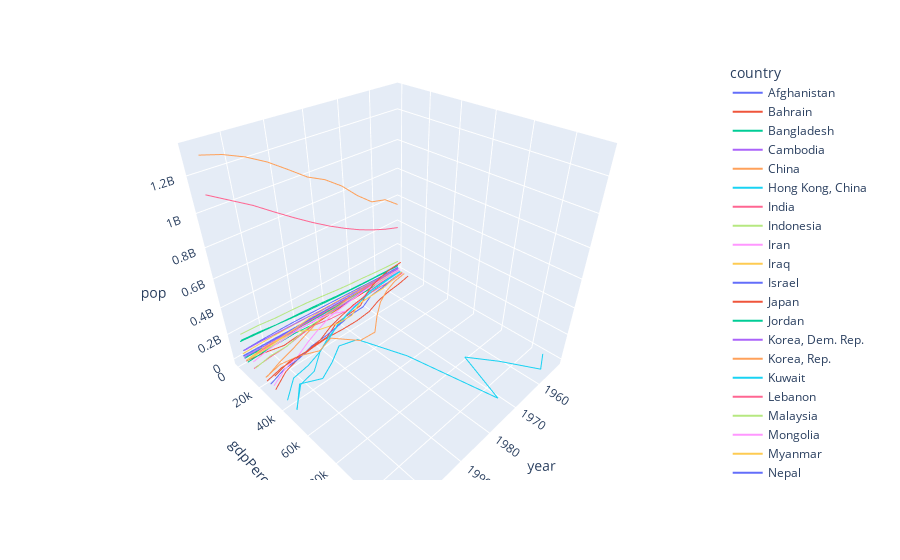

Write notebook code for a chart like this one.
### Code cell
fig.show()

### Figure 1 — Plotly figure (JSON) as saved in the notebook; plotly's stock layout.template omitted (floating-point values rounded to 4 significant figures)
{"data": [{"customdata": [[28.8], [30.33], [32.0], [34.02], [36.09], [38.44], [39.85], [40.82], [41.67], [41.76], [42.13], [43.83]], "hovertemplate": "<b>%{hovertext}</b><br><br>country=Afghanistan<br>year=%{x}<br>gdpPercap=%{y}<br>pop=%{z}<br>lifeExp=%{customdata[0]}<extra></extra>", "hovertext": ["Asia", "Asia", "Asia", "Asia", "Asia", "Asia", "Asia", "Asia", "Asia", "Asia", "Asia", "Asia"], "legendgroup": "Afghanistan", "line": {"color": "#636efa", "dash": "solid"}, "marker": {"symbol": "circle"}, "mode": "lines", "name": "Afghanistan", "scene": "scene", "showlegend": true, "type": "scatter3d", "x": [1952, 1957, 1962, 1967, 1972, 1977, 1982, 1987, 1992, 1997, 2002, 2007], "y": [779.4, 820.9, 853.1, 836.2, 740.0, 786.1, 978.0, 852.4, 649.3, 635.3, 726.7, 974.6], "z": [8425333, 9240934, 10267083, 11537966, 13079460, 14880372, 12881816, 13867957, 16317921, 22227415, 25268405, 31889923]}, {"customdata": [[50.94], [53.83], [56.92], [59.92], [63.3], [65.59], [69.05], [70.75], [72.6], [73.92], [74.8], [75.64]], "hovertemplate": "<b>%{hovertext}</b><br><br>country=Bahrain<br>year=%{x}<br>gdpPercap=%{y}<br>pop=%{z}<br>lifeExp=%{customdata[0]}<extra></extra>", "hovertext": ["Asia", "Asia", "Asia", "Asia", "Asia", "Asia", "Asia", "Asia", "Asia", "Asia", "Asia", "Asia"], "legendgroup": "Bahrain", "line": {"color": "#EF553B", "dash": "solid"}, "marker": {"symbol": "circle"}, "mode": "lines", "name": "Bahrain", "scene": "scene", "showlegend": true, "type": "scatter3d", "x": [1952, 1957, 1962, 1967, 1972, 1977, 1982, 1987, 1992, 1997, 2002, 2007], "y": [9867.0, 11640.0, 12750.0, 14800.0, 18270.0, 19340.0, 19210.0, 18520.0, 19040.0, 20290.0, 23400.0, 29800.0], "z": [120447, 138655, 171863, 202182, 230800, 297410, 377967, 454612, 529491, 598561, 656397, 708573]}, {"customdata": [[37.48], [39.35], [41.22], [43.45], [45.25], [46.92], [50.01], [52.82], [56.02], [59.41], [62.01], [64.06]], "hovertemplate": "<b>%{hovertext}</b><br><br>country=Bangladesh<br>year=%{x}<br>gdpPercap=%{y}<br>pop=%{z}<br>lifeExp=%{customdata[0]}<extra></extra>", "hovertext": ["Asia", "Asia", "Asia", "Asia", "Asia", "Asia", "Asia", "Asia", "Asia", "Asia", "Asia", "Asia"], "legendgroup": "Bangladesh", "line": {"color": "#00cc96", "dash": "solid"}, "marker": {"symbol": "circle"}, "mode": "lines", "name": "Bangladesh", "scene": "scene", "showlegend": true, "type": "scatter3d", "x": [1952, 1957, 1962, 1967, 1972, 1977, 1982, 1987, 1992, 1997, 2002, 2007], "y": [684.2, 661.6, 686.3, 721.2, 630.2, 659.9, 677.0, 752.0, 837.8, 972.8, 1136.0, 1391.0], "z": [46886859, 51365468, 56839289, 62821884, 70759295, 80428306, 93074406, 103764241, 113704579, 123315288, 135656790, 150448339]}, {"customdata": [[39.42], [41.37], [43.41], [45.41], [40.32], [31.22], [50.96], [53.91], [55.8], [56.53], [56.75], [59.72]], "hovertemplate": "<b>%{hovertext}</b><br><br>country=Cambodia<br>year=%{x}<br>gdpPercap=%{y}<br>pop=%{z}<br>lifeExp=%{customdata[0]}<extra></extra>", "hovertext": ["Asia", "Asia", "Asia", "Asia", "Asia", "Asia", "Asia", "Asia", "Asia", "Asia", "Asia", "Asia"], "legendgroup": "Cambodia", "line": {"color": "#ab63fa", "dash": "solid"}, "marker": {"symbol": "circle"}, "mode": "lines", "name": "Cambodia", "scene": "scene", "showlegend": true, "type": "scatter3d", "x": [1952, 1957, 1962, 1967, 1972, 1977, 1982, 1987, 1992, 1997, 2002, 2007], "y": [368.5, 434.0, 496.9, 523.4, 421.6, 525.0, 624.5, 683.9, 682.3, 734.3, 896.2, 1714.0], "z": [4693836, 5322536, 6083619, 6960067, 7450606, 6978607, 7272485, 8371791, 10150094, 11782962, 12926707, 14131858]}, {"customdata": [[44], [50.55], [44.5], [58.38], [63.12], [63.97], [65.53], [67.27], [68.69], [70.43], [72.03], [72.96]], "hovertemplate": "<b>%{hovertext}</b><br><br>country=China<br>year=%{x}<br>gdpPercap=%{y}<br>pop=%{z}<br>lifeExp=%{customdata[0]}<extra></extra>", "hovertext": ["Asia", "Asia", "Asia", "Asia", "Asia", "Asia", "Asia", "Asia", "Asia", "Asia", "Asia", "Asia"], "legendgroup": "China", "line": {"color": "#FFA15A", "dash": "solid"}, "marker": {"symbol": "circle"}, "mode": "lines", "name": "China", "scene": "scene", "showlegend": true, "type": "scatter3d", "x": [1952, 1957, 1962, 1967, 1972, 1977, 1982, 1987, 1992, 1997, 2002, 2007], "y": [400.4, 576.0, 487.7, 612.7, 676.9, 741.2, 962.4, 1379.0, 1656.0, 2289.0, 3119.0, 4959.0], "z": [556263527, 637408000, 665770000, 754550000, 862030000, 943455000, 1000281000, 1084035000, 1164970000, 1230075000, 1280400000, 1318683096]}, {"customdata": [[60.96], [64.75], [67.65], [70], [72], [73.6], [75.45], [76.2], [77.6], [80], [81.5], [82.21]], "hovertemplate": "<b>%{hovertext}</b><br><br>country=Hong Kong, China<br>year=%{x}<br>gdpPercap=%{y}<br>pop=%{z}<br>lifeExp=%{customdata[0]}<extra></extra>", "hovertext": ["Asia", "Asia", "Asia", "Asia", "Asia", "Asia", "Asia", "Asia", "Asia", "Asia", "Asia", "Asia"], "legendgroup": "Hong Kong, China", "line": {"color": "#19d3f3", "dash": "solid"}, "marker": {"symbol": "circle"}, "mode": "lines", "name": "Hong Kong, China", "scene": "scene", "showlegend": true, "type": "scatter3d", "x": [1952, 1957, 1962, 1967, 1972, 1977, 1982, 1987, 1992, 1997, 2002, 2007], "y": [3054.0, 3629.0, 4693.0, 6198.0, 8316.0, 11190.0, 14560.0, 20040.0, 24760.0, 28380.0, 30210.0, 39720.0], "z": [2125900, 2736300, 3305200, 3722800, 4115700, 4583700, 5264500, 5584510, 5829696, 6495918, 6762476, 6980412]}, {"customdata": [[37.37], [40.25], [43.6], [47.19], [50.65], [54.21], [56.6], [58.55], [60.22], [61.77], [62.88], [64.7]], "hovertemplate": "<b>%{hovertext}</b><br><br>country=India<br>year=%{x}<br>gdpPercap=%{y}<br>pop=%{z}<br>lifeExp=%{customdata[0]}<extra></extra>", "hovertext": ["Asia", "Asia", "Asia", "Asia", "Asia", "Asia", "Asia", "Asia", "Asia", "Asia", "Asia", "Asia"], "legendgroup": "India", "line": {"color": "#FF6692", "dash": "solid"}, "marker": {"symbol": "circle"}, "mode": "lines", "name": "India", "scene": "scene", "showlegend": true, "type": "scatter3d", "x": [1952, 1957, 1962, 1967, 1972, 1977, 1982, 1987, 1992, 1997, 2002, 2007], "y": [546.6, 590.1, 658.3, 700.8, 724.0, 813.3, 855.7, 976.5, 1164.0, 1459.0, 1747.0, 2452.0], "z": [372000000, 409000000, 454000000, 506000000, 567000000, 634000000, 708000000, 788000000, 872000000, 959000000, 1034172547, 1110396331]}, {"customdata": [[37.47], [39.92], [42.52], [45.96], [49.2], [52.7], [56.16], [60.14], [62.68], [66.04], [68.59], [70.65]], "hovertemplate": "<b>%{hovertext}</b><br><br>country=Indonesia<br>year=%{x}<br>gdpPercap=%{y}<br>pop=%{z}<br>lifeExp=%{customdata[0]}<extra></extra>", "hovertext": ["Asia", "Asia", "Asia", "Asia", "Asia", "Asia", "Asia", "Asia", "Asia", "Asia", "Asia", "Asia"], "legendgroup": "Indonesia", "line": {"color": "#B6E880", "dash": "solid"}, "marker": {"symbol": "circle"}, "mode": "lines", "name": "Indonesia", "scene": "scene", "showlegend": true, "type": "scatter3d", "x": [1952, 1957, 1962, 1967, 1972, 1977, 1982, 1987, 1992, 1997, 2002, 2007], "y": [749.7, 858.9, 849.3, 762.4, 1111.0, 1383.0, 1517.0, 1748.0, 2383.0, 3119.0, 2874.0, 3541.0], "z": [82052000, 90124000, 99028000, 109343000, 121282000, 136725000, 153343000, 169276000, 184816000, 199278000, 211060000, 223547000]}, {"customdata": [[44.87], [47.18], [49.33], [52.47], [55.23], [57.7], [59.62], [63.04], [65.74], [68.04], [69.45], [70.96]], "hovertemplate": "<b>%{hovertext}</b><br><br>country=Iran<br>year=%{x}<br>gdpPercap=%{y}<br>pop=%{z}<br>lifeExp=%{customdata[0]}<extra></extra>", "hovertext": ["Asia", "Asia", "Asia", "Asia", "Asia", "Asia", "Asia", "Asia", "Asia", "Asia", "Asia", "Asia"], "legendgroup": "Iran", "line": {"color": "#FF97FF", "dash": "solid"}, "marker": {"symbol": "circle"}, "mode": "lines", "name": "Iran", "scene": "scene", "showlegend": true, "type": "scatter3d", "x": [1952, 1957, 1962, 1967, 1972, 1977, 1982, 1987, 1992, 1997, 2002, 2007], "y": [3035.0, 3290.0, 4187.0, 5907.0, 9614.0, 11890.0, 7608.0, 6643.0, 7236.0, 8264.0, 9241.0, 11610.0], "z": [17272000, 19792000, 22874000, 26538000, 30614000, 35480679, 43072751, 51889696, 60397973, 63327987, 66907826, 69453570]}, {"customdata": [[45.32], [48.44], [51.46], [54.46], [56.95], [60.41], [62.04], [65.04], [59.46], [58.81], [57.05], [59.55]], "hovertemplate": "<b>%{hovertext}</b><br><br>country=Iraq<br>year=%{x}<br>gdpPercap=%{y}<br>pop=%{z}<br>lifeExp=%{customdata[0]}<extra></extra>", "hovertext": ["Asia", "Asia", "Asia", "Asia", "Asia", "Asia", "Asia", "Asia", "Asia", "Asia", "Asia", "Asia"], "legendgroup": "Iraq", "line": {"color": "#FECB52", "dash": "solid"}, "marker": {"symbol": "circle"}, "mode": "lines", "name": "Iraq", "scene": "scene", "showlegend": true, "type": "scatter3d", "x": [1952, 1957, 1962, 1967, 1972, 1977, 1982, 1987, 1992, 1997, 2002, 2007], "y": [4130.0, 6229.0, 8342.0, 8931.0, 9576.0, 14690.0, 14520.0, 11640.0, 3746.0, 3076.0, 4391.0, 4471.0], "z": [5441766, 6248643, 7240260, 8519282, 10061506, 11882916, 14173318, 16543189, 17861905, 20775703, 24001816, 27499638]}, {"customdata": [[65.39], [67.84], [69.39], [70.75], [71.63], [73.06], [74.45], [75.6], [76.93], [78.27], [79.7], [80.75]], "hovertemplate": "<b>%{hovertext}</b><br><br>country=Israel<br>year=%{x}<br>gdpPercap=%{y}<br>pop=%{z}<br>lifeExp=%{customdata[0]}<extra></extra>", "hovertext": ["Asia", "Asia", "Asia", "Asia", "Asia", "Asia", "Asia", "Asia", "Asia", "Asia", "Asia", "Asia"], "legendgroup": "Israel", "line": {"color": "#636efa", "dash": "solid"}, "marker": {"symbol": "circle"}, "mode": "lines", "name": "Israel", "scene": "scene", "showlegend": true, "type": "scatter3d", "x": [1952, 1957, 1962, 1967, 1972, 1977, 1982, 1987, 1992, 1997, 2002, 2007], "y": [4087.0, 5385.0, 7106.0, 8394.0, 12790.0, 13310.0, 15370.0, 17120.0, 18050.0, 20900.0, 21910.0, 25520.0], "z": [1620914, 1944401, 2310904, 2693585, 3095893, 3495918, 3858421, 4203148, 4936550, 5531387, 6029529, 6426679]}, {"customdata": [[63.03], [65.5], [68.73], [71.43], [73.42], [75.38], [77.11], [78.67], [79.36], [80.69], [82], [82.6]], "hovertemplate": "<b>%{hovertext}</b><br><br>country=Japan<br>year=%{x}<br>gdpPercap=%{y}<br>pop=%{z}<br>lifeExp=%{customdata[0]}<extra></extra>", "hovertext": ["Asia", "Asia", "Asia", "Asia", "Asia", "Asia", "Asia", "Asia", "Asia", "Asia", "Asia", "Asia"], "legendgroup": "Japan", "line": {"color": "#EF553B", "dash": "solid"}, "marker": {"symbol": "circle"}, "mode": "lines", "name": "Japan", "scene": "scene", "showlegend": true, "type": "scatter3d", "x": [1952, 1957, 1962, 1967, 1972, 1977, 1982, 1987, 1992, 1997, 2002, 2007], "y": [3217.0, 4318.0, 6577.0, 9848.0, 14780.0, 16610.0, 19380.0, 22380.0, 26820.0, 28820.0, 28600.0, 31660.0], "z": [86459025, 91563009, 95831757, 100825279, 107188273, 113872473, 118454974, 122091325, 124329269, 125956499, 127065841, 127467972]}, {"customdata": [[43.16], [45.67], [48.13], [51.63], [56.53], [61.13], [63.74], [65.87], [68.02], [69.77], [71.26], [72.53]], "hovertemplate": "<b>%{hovertext}</b><br><br>country=Jordan<br>year=%{x}<br>gdpPercap=%{y}<br>pop=%{z}<br>lifeExp=%{customdata[0]}<extra></extra>", "hovertext": ["Asia", "Asia", "Asia", "Asia", "Asia", "Asia", "Asia", "Asia", "Asia", "Asia", "Asia", "Asia"], "legendgroup": "Jordan", "line": {"color": "#00cc96", "dash": "solid"}, "marker": {"symbol": "circle"}, "mode": "lines", "name": "Jordan", "scene": "scene", "showlegend": true, "type": "scatter3d", "x": [1952, 1957, 1962, 1967, 1972, 1977, 1982, 1987, 1992, 1997, 2002, 2007], "y": [1547.0, 1886.0, 2348.0, 2742.0, 2111.0, 2852.0, 4161.0, 4449.0, 3432.0, 3645.0, 3845.0, 4519.0], "z": [607914, 746559, 933559, 1255058, 1613551, 1937652, 2347031, 2820042, 3867409, 4526235, 5307470, 6053193]}, {"customdata": [[50.06], [54.08], [56.66], [59.94], [63.98], [67.16], [69.1], [70.65], [69.98], [67.73], [66.66], [67.3]], "hovertemplate": "<b>%{hovertext}</b><br><br>country=Korea, Dem. Rep.<br>year=%{x}<br>gdpPercap=%{y}<br>pop=%{z}<br>lifeExp=%{customdata[0]}<extra></extra>", "hovertext": ["Asia", "Asia", "Asia", "Asia", "Asia", "Asia", "Asia", "Asia", "Asia", "Asia", "Asia", "Asia"], "legendgroup": "Korea, Dem. Rep.", "line": {"color": "#ab63fa", "dash": "solid"}, "marker": {"symbol": "circle"}, "mode": "lines", "name": "Korea, Dem. Rep.", "scene": "scene", "showlegend": true, "type": "scatter3d", "x": [1952, 1957, 1962, 1967, 1972, 1977, 1982, 1987, 1992, 1997, 2002, 2007], "y": [1088.0, 1571.0, 1622.0, 2144.0, 3702.0, 4106.0, 4107.0, 4106.0, 3726.0, 1691.0, 1647.0, 1593.0], "z": [8865488, 9411381, 10917494, 12617009, 14781241, 16325320, 17647518, 19067554, 20711375, 21585105, 22215365, 23301725]}, {"customdata": [[47.45], [52.68], [55.29], [57.72], [62.61], [64.77], [67.12], [69.81], [72.24], [74.65], [77.05], [78.62]], "hovertemplate": "<b>%{hovertext}</b><br><br>country=Korea, Rep.<br>year=%{x}<br>gdpPercap=%{y}<br>pop=%{z}<br>lifeExp=%{customdata[0]}<extra></extra>", "hovertext": ["Asia", "Asia", "Asia", "Asia", "Asia", "Asia", "Asia", "Asia", "Asia", "Asia", "Asia", "Asia"], "legendgroup": "Korea, Rep.", "line": {"color": "#FFA15A", "dash": "solid"}, "marker": {"symbol": "circle"}, "mode": "lines", "name": "Korea, Rep.", "scene": "scene", "showlegend": true, "type": "scatter3d", "x": [1952, 1957, 1962, 1967, 1972, 1977, 1982, 1987, 1992, 1997, 2002, 2007], "y": [1031.0, 1488.0, 1536.0, 2029.0, 3031.0, 4657.0, 5623.0, 8533.0, 12100.0, 15990.0, 19230.0, 23350.0], "z": [20947571, 22611552, 26420307, 30131000, 33505000, 36436000, 39326000, 41622000, 43805450, 46173816, 47969150, 49044790]}, {"customdata": [[55.56], [58.03], [60.47], [64.62], [67.71], [69.34], [71.31], [74.17], [75.19], [76.16], [76.9], [77.59]], "hovertemplate": "<b>%{hovertext}</b><br><br>country=Kuwait<br>year=%{x}<br>gdpPercap=%{y}<br>pop=%{z}<br>lifeExp=%{customdata[0]}<extra></extra>", "hovertext": ["Asia", "Asia", "Asia", "Asia", "Asia", "Asia", "Asia", "Asia", "Asia", "Asia", "Asia", "Asia"], "legendgroup": "Kuwait", "line": {"color": "#19d3f3", "dash": "solid"}, "marker": {"symbol": "circle"}, "mode": "lines", "name": "Kuwait", "scene": "scene", "showlegend": true, "type": "scatter3d", "x": [1952, 1957, 1962, 1967, 1972, 1977, 1982, 1987, 1992, 1997, 2002, 2007], "y": [108400.0, 113500.0, 95460.0, 80890.0, 109300.0, 59270.0, 31350.0, 28120.0, 34930.0, 40300.0, 35110.0, 47310.0], "z": [160000, 212846, 358266, 575003, 841934, 1140357, 1497494, 1891487, 1418095, 1765345, 2111561, 2505559]}, {"customdata": [[55.93], [59.49], [62.09], [63.87], [65.42], [66.1], [66.98], [67.93], [69.29], [70.27], [71.03], [71.99]], "hovertemplate": "<b>%{hovertext}</b><br><br>country=Lebanon<br>year=%{x}<br>gdpPercap=%{y}<br>pop=%{z}<br>lifeExp=%{customdata[0]}<extra></extra>", "hovertext": ["Asia", "Asia", "Asia", "Asia", "Asia", "Asia", "Asia", "Asia", "Asia", "Asia", "Asia", "Asia"], "legendgroup": "Lebanon", "line": {"color": "#FF6692", "dash": "solid"}, "marker": {"symbol": "circle"}, "mode": "lines", "name": "Lebanon", "scene": "scene", "showlegend": true, "type": "scatter3d", "x": [1952, 1957, 1962, 1967, 1972, 1977, 1982, 1987, 1992, 1997, 2002, 2007], "y": [4835.0, 6090.0, 5715.0, 6007.0, 7486.0, 8660.0, 7641.0, 5377.0, 6891.0, 8755.0, 9314.0, 10460.0], "z": [1439529, 1647412, 1886848, 2186894, 2680018, 3115787, 3086876, 3089353, 3219994, 3430388, 3677780, 3921278]}, {"customdata": [[48.46], [52.1], [55.74], [59.37], [63.01], [65.26], [68], [69.5], [70.69], [71.94], [73.04], [74.24]], "hovertemplate": "<b>%{hovertext}</b><br><br>country=Malaysia<br>year=%{x}<br>gdpPercap=%{y}<br>pop=%{z}<br>lifeExp=%{customdata[0]}<extra></extra>", "hovertext": ["Asia", "Asia", "Asia", "Asia", "Asia", "Asia", "Asia", "Asia", "Asia", "Asia", "Asia", "Asia"], "legendgroup": "Malaysia", "line": {"color": "#B6E880", "dash": "solid"}, "marker": {"symbol": "circle"}, "mode": "lines", "name": "Malaysia", "scene": "scene", "showlegend": true, "type": "scatter3d", "x": [1952, 1957, 1962, 1967, 1972, 1977, 1982, 1987, 1992, 1997, 2002, 2007], "y": [1831.0, 1810.0, 2037.0, 2278.0, 2849.0, 3828.0, 4920.0, 5250.0, 7278.0, 10130.0, 10210.0, 12450.0], "z": [6748378, 7739235, 8906385, 10154878, 11441462, 12845381, 14441916, 16331785, 18319502, 20476091, 22662365, 24821286]}, {"customdata": [[42.24], [45.25], [48.25], [51.25], [53.75], [55.49], [57.49], [60.22], [61.27], [63.62], [65.03], [66.8]], "hovertemplate": "<b>%{hovertext}</b><br><br>country=Mongolia<br>year=%{x}<br>gdpPercap=%{y}<br>pop=%{z}<br>lifeExp=%{customdata[0]}<extra></extra>", "hovertext": ["Asia", "Asia", "Asia", "Asia", "Asia", "Asia", "Asia", "Asia", "Asia", "Asia", "Asia", "Asia"], "legendgroup": "Mongolia", "line": {"color": "#FF97FF", "dash": "solid"}, "marker": {"symbol": "circle"}, "mode": "lines", "name": "Mongolia", "scene": "scene", "showlegend": true, "type": "scatter3d", "x": [1952, 1957, 1962, 1967, 1972, 1977, 1982, 1987, 1992, 1997, 2002, 2007], "y": [786.6, 912.7, 1056.0, 1226.0, 1422.0, 1648.0, 2001.0, 2338.0, 1785.0, 1902.0, 2141.0, 3096.0], "z": [800663, 882134, 1010280, 1149500, 1320500, 1528000, 1756032, 2015133, 2312802, 2494803, 2674234, 2874127]}, {"customdata": [[36.32], [41.91], [45.11], [49.38], [53.07], [56.06], [58.06], [58.34], [59.32], [60.33], [59.91], [62.07]], "hovertemplate": "<b>%{hovertext}</b><br><br>country=Myanmar<br>year=%{x}<br>gdpPercap=%{y}<br>pop=%{z}<br>lifeExp=%{customdata[0]}<extra></extra>", "hovertext": ["Asia", "Asia", "Asia", "Asia", "Asia", "Asia", "Asia", "Asia", "Asia", "Asia", "Asia", "Asia"], "legendgroup": "Myanmar", "line": {"color": "#FECB52", "dash": "solid"}, "marker": {"symbol": "circle"}, "mode": "lines", "name": "Myanmar", "scene": "scene", "showlegend": true, "type": "scatter3d", "x": [1952, 1957, 1962, 1967, 1972, 1977, 1982, 1987, 1992, 1997, 2002, 2007], "y": [331, 350, 388, 349, 357, 371, 424, 385, 347, 415, 611, 944], "z": [20092996, 21731844, 23634436, 25870271, 28466390, 31528087, 34680442, 38028578, 40546538, 43247867, 45598081, 47761980]}, {"customdata": [[36.16], [37.69], [39.39], [41.47], [43.97], [46.75], [49.59], [52.54], [55.73], [59.43], [61.34], [63.78]], "hovertemplate": "<b>%{hovertext}</b><br><br>country=Nepal<br>year=%{x}<br>gdpPercap=%{y}<br>pop=%{z}<br>lifeExp=%{customdata[0]}<extra></extra>", "hovertext": ["Asia", "Asia", "Asia", "Asia", "Asia", "Asia", "Asia", "Asia", "Asia", "Asia", "Asia", "Asia"], "legendgroup": "Nepal", "line": {"color": "#636efa", "dash": "solid"}, "marker": {"symbol": "circle"}, "mode": "lines", "name": "Nepal", "scene": "scene", "showlegend": true, "type": "scatter3d", "x": [1952, 1957, 1962, 1967, 1972, 1977, 1982, 1987, 1992, 1997, 2002, 2007], "y": [545.9, 597.9, 652.4, 676.4, 674.8, 694.1, 718.4, 775.6, 897.7, 1011.0, 1057.0, 1091.0], "z": [9182536, 9682338, 10332057, 11261690, 12412593, 13933198, 15796314, 17917180, 20326209, 23001113, 25873917, 28901790]}, {"customdata": [[37.58], [40.08], [43.16], [46.99], [52.14], [57.37], [62.73], [67.73], [71.2], [72.5], [74.19], [75.64]], "hovertemplate": "<b>%{hovertext}</b><br><br>country=Oman<br>year=%{x}<br>gdpPercap=%{y}<br>pop=%{z}<br>lifeExp=%{customdata[0]}<extra></extra>", "hovertext": ["Asia", "Asia", "Asia", "Asia", "Asia", "Asia", "Asia", "Asia", "Asia", "Asia", "Asia", "Asia"], "legendgroup": "Oman", "line": {"color": "#EF553B", "dash": "solid"}, "marker": {"symbol": "circle"}, "mode": "lines", "name": "Oman", "scene": "scene", "showlegend": true, "type": "scatter3d", "x": [1952, 1957, 1962, 1967, 1972, 1977, 1982, 1987, 1992, 1997, 2002, 2007], "y": [1828.0, 2243.0, 2925.0, 4721.0, 10620.0, 11850.0, 12950.0, 18120.0, 18620.0, 19700.0, 19770.0, 22320.0], "z": [507833, 561977, 628164, 714775, 829050, 1004533, 1301048, 1593882, 1915208, 2283635, 2713462, 3204897]}, {"customdata": [[43.44], [45.56], [47.67], [49.8], [51.93], [54.04], [56.16], [58.24], [60.84], [61.82], [63.61], [65.48]], "hovertemplate": "<b>%{hovertext}</b><br><br>country=Pakistan<br>year=%{x}<br>gdpPercap=%{y}<br>pop=%{z}<br>lifeExp=%{customdata[0]}<extra></extra>", "hovertext": ["Asia", "Asia", "Asia", "Asia", "Asia", "Asia", "Asia", "Asia", "Asia", "Asia", "Asia", "Asia"], "legendgroup": "Pakistan", "line": {"color": "#00cc96", "dash": "solid"}, "marker": {"symbol": "circle"}, "mode": "lines", "name": "Pakistan", "scene": "scene", "showlegend": true, "type": "scatter3d", "x": [1952, 1957, 1962, 1967, 1972, 1977, 1982, 1987, 1992, 1997, 2002, 2007], "y": [684.6, 747.1, 803.3, 942.4, 1050.0, 1176.0, 1443.0, 1705.0, 1972.0, 2049.0, 2093.0, 2606.0], "z": [41346560, 46679944, 53100671, 60641899, 69325921, 78152686, 91462088, 105186881, 120065004, 135564834, 153403524, 169270617]}, {"customdata": [[47.75], [51.33], [54.76], [56.39], [58.06], [60.06], [62.08], [64.15], [66.46], [68.56], [70.3], [71.69]], "hovertemplate": "<b>%{hovertext}</b><br><br>country=Philippines<br>year=%{x}<br>gdpPercap=%{y}<br>pop=%{z}<br>lifeExp=%{customdata[0]}<extra></extra>", "hovertext": ["Asia", "Asia", "Asia", "Asia", "Asia", "Asia", "Asia", "Asia", "Asia", "Asia", "Asia", "Asia"], "legendgroup": "Philippines", "line": {"color": "#ab63fa", "dash": "solid"}, "marker": {"symbol": "circle"}, "mode": "lines", "name": "Philippines", "scene": "scene", "showlegend": true, "type": "scatter3d", "x": [1952, 1957, 1962, 1967, 1972, 1977, 1982, 1987, 1992, 1997, 2002, 2007], "y": [1273.0, 1548.0, 1650.0, 1814.0, 1989.0, 2373.0, 2603.0, 2190.0, 2279.0, 2537.0, 2651.0, 3190.0], "z": [22438691, 26072194, 30325264, 35356600, 40850141, 46850962, 53456774, 60017788, 67185766, 75012988, 82995088, 91077287]}, {"customdata": [[39.88], [42.87], [45.91], [49.9], [53.89], [58.69], [63.01], [66.3], [68.77], [70.53], [71.63], [72.78]], "hovertemplate": "<b>%{hovertext}</b><br><br>country=Saudi Arabia<br>year=%{x}<br>gdpPercap=%{y}<br>pop=%{z}<br>lifeExp=%{customdata[0]}<extra></extra>", "hovertext": ["Asia", "Asia", "Asia", "Asia", "Asia", "Asia", "Asia", "Asia", "Asia", "Asia", "Asia", "Asia"], "legendgroup": "Saudi Arabia", "line": {"color": "#FFA15A", "dash": "solid"}, "marker": {"symbol": "circle"}, "mode": "lines", "name": "Saudi Arabia", "scene": "scene", "showlegend": true, "type": "scatter3d", "x": [1952, 1957, 1962, 1967, 1972, 1977, 1982, 1987, 1992, 1997, 2002, 2007], "y": [6460.0, 8158.0, 11630.0, 16900.0, 24840.0, 34170.0, 33690.0, 21200.0, 24840.0, 20590.0, 19010.0, 21650.0], "z": [4005677, 4419650, 4943029, 5618198, 6472756, 8128505, 11254672, 14619745, 16945857, 21229759, 24501530, 27601038]}, {"customdata": [[60.4], [63.18], [65.8], [67.95], [69.52], [70.8], [71.76], [73.56], [75.79], [77.16], [78.77], [79.97]], "hovertemplate": "<b>%{hovertext}</b><br><br>country=Singapore<br>year=%{x}<br>gdpPercap=%{y}<br>pop=%{z}<br>lifeExp=%{customdata[0]}<extra></extra>", "hovertext": ["Asia", "Asia", "Asia", "Asia", "Asia", "Asia", "Asia", "Asia", "Asia", "Asia", "Asia", "Asia"], "legendgroup": "Singapore", "line": {"color": "#19d3f3", "dash": "solid"}, "marker": {"symbol": "circle"}, "mode": "lines", "name": "Singapore", "scene": "scene", "showlegend": true, "type": "scatter3d", "x": [1952, 1957, 1962, 1967, 1972, 1977, 1982, 1987, 1992, 1997, 2002, 2007], "y": [2315.0, 2843.0, 3675.0, 4977.0, 8598.0, 11210.0, 15170.0, 18860.0, 24770.0, 33520.0, 36020.0, 47140.0], "z": [1127000, 1445929, 1750200, 1977600, 2152400, 2325300, 2651869, 2794552, 3235865, 3802309, 4197776, 4553009]}, {"customdata": [[57.59], [61.46], [62.19], [64.27], [65.04], [65.95], [68.76], [69.01], [70.38], [70.46], [70.81], [72.4]], "hovertemplate": "<b>%{hovertext}</b><br><br>country=Sri Lanka<br>year=%{x}<br>gdpPercap=%{y}<br>pop=%{z}<br>lifeExp=%{customdata[0]}<extra></extra>", "hovertext": ["Asia", "Asia", "Asia", "Asia", "Asia", "Asia", "Asia", "Asia", "Asia", "Asia", "Asia", "Asia"], "legendgroup": "Sri Lanka", "line": {"color": "#FF6692", "dash": "solid"}, "marker": {"symbol": "circle"}, "mode": "lines", "name": "Sri Lanka", "scene": "scene", "showlegend": true, "type": "scatter3d", "x": [1952, 1957, 1962, 1967, 1972, 1977, 1982, 1987, 1992, 1997, 2002, 2007], "y": [1084.0, 1073.0, 1074.0, 1136.0, 1213.0, 1349.0, 1648.0, 1877.0, 2154.0, 2664.0, 3015.0, 3970.0], "z": [7982342, 9128546, 10421936, 11737396, 13016733, 14116836, 15410151, 16495304, 17587060, 18698655, 19576783, 20378239]}, {"customdata": [[45.88], [48.28], [50.3], [53.66], [57.3], [61.2], [64.59], [66.97], [69.25], [71.53], [73.05], [74.14]], "hovertemplate": "<b>%{hovertext}</b><br><br>country=Syria<br>year=%{x}<br>gdpPercap=%{y}<br>pop=%{z}<br>lifeExp=%{customdata[0]}<extra></extra>", "hovertext": ["Asia", "Asia", "Asia", "Asia", "Asia", "Asia", "Asia", "Asia", "Asia", "Asia", "Asia", "Asia"], "legendgroup": "Syria", "line": {"color": "#B6E880", "dash": "solid"}, "marker": {"symbol": "circle"}, "mode": "lines", "name": "Syria", "scene": "scene", "showlegend": true, "type": "scatter3d", "x": [1952, 1957, 1962, 1967, 1972, 1977, 1982, 1987, 1992, 1997, 2002, 2007], "y": [1643.0, 2117.0, 2193.0, 1882.0, 2571.0, 3195.0, 3762.0, 3117.0, 3341.0, 4014.0, 4091.0, 4185.0], "z": [3661549, 4149908, 4834621, 5680812, 6701172, 7932503, 9410494, 11242847, 13219062, 15081016, 17155814, 19314747]}, {"customdata": [[58.5], [62.4], [65.2], [67.5], [69.39], [70.59], [72.16], [73.4], [74.26], [75.25], [76.99], [78.4]], "hovertemplate": "<b>%{hovertext}</b><br><br>country=Taiwan<br>year=%{x}<br>gdpPercap=%{y}<br>pop=%{z}<br>lifeExp=%{customdata[0]}<extra></extra>", "hovertext": ["Asia", "Asia", "Asia", "Asia", "Asia", "Asia", "Asia", "Asia", "Asia", "Asia", "Asia", "Asia"], "legendgroup": "Taiwan", "line": {"color": "#FF97FF", "dash": "solid"}, "marker": {"symbol": "circle"}, "mode": "lines", "name": "Taiwan", "scene": "scene", "showlegend": true, "type": "scatter3d", "x": [1952, 1957, 1962, 1967, 1972, 1977, 1982, 1987, 1992, 1997, 2002, 2007], "y": [1207.0, 1508.0, 1823.0, 2644.0, 4063.0, 5597.0, 7426.0, 11050.0, 15220.0, 20210.0, 23240.0, 28720.0], "z": [8550362, 10164215, 11918938, 13648692, 15226039, 16785196, 18501390, 19757799, 20686918, 21628605, 22454239, 23174294]}, {"customdata": [[50.85], [53.63], [56.06], [58.28], [60.41], [62.49], [64.6], [66.08], [67.3], [67.52], [68.56], [70.62]], "hovertemplate": "<b>%{hovertext}</b><br><br>country=Thailand<br>year=%{x}<br>gdpPercap=%{y}<br>pop=%{z}<br>lifeExp=%{customdata[0]}<extra></extra>", "hovertext": ["Asia", "Asia", "Asia", "Asia", "Asia", "Asia", "Asia", "Asia", "Asia", "Asia", "Asia", "Asia"], "legendgroup": "Thailand", "line": {"color": "#FECB52", "dash": "solid"}, "marker": {"symbol": "circle"}, "mode": "lines", "name": "Thailand", "scene": "scene", "showlegend": true, "type": "scatter3d", "x": [1952, 1957, 1962, 1967, 1972, 1977, 1982, 1987, 1992, 1997, 2002, 2007], "y": [757.8, 793.6, 1002.0, 1295.0, 1524.0, 1961.0, 2393.0, 2983.0, 4617.0, 5853.0, 5913.0, 7458.0], "z": [21289402, 25041917, 29263397, 34024249, 39276153, 44148285, 48827160, 52910342, 56667095, 60216677, 62806748, 65068149]}, {"customdata": [[40.41], [42.89], [45.36], [47.84], [50.25], [55.76], [58.82], [62.82], [67.66], [70.67], [73.02], [74.25]], "hovertemplate": "<b>%{hovertext}</b><br><br>country=Vietnam<br>year=%{x}<br>gdpPercap=%{y}<br>pop=%{z}<br>lifeExp=%{customdata[0]}<extra></extra>", "hovertext": ["Asia", "Asia", "Asia", "Asia", "Asia", "Asia", "Asia", "Asia", "Asia", "Asia", "Asia", "Asia"], "legendgroup": "Vietnam", "line": {"color": "#636efa", "dash": "solid"}, "marker": {"symbol": "circle"}, "mode": "lines", "name": "Vietnam", "scene": "scene", "showlegend": true, "type": "scatter3d", "x": [1952, 1957, 1962, 1967, 1972, 1977, 1982, 1987, 1992, 1997, 2002, 2007], "y": [605.1, 676.3, 772.0, 637.1, 699.5, 713.5, 707.2, 820.8, 989.0, 1386.0, 1764.0, 2442.0], "z": [26246839, 28998543, 33796140, 39463910, 44655014, 50533506, 56142181, 62826491, 69940728, 76048996, 80908147, 85262356]}, {"customdata": [[43.16], [45.67], [48.13], [51.63], [56.53], [60.77], [64.41], [67.05], [69.72], [71.1], [72.37], [73.42]], "hovertemplate": "<b>%{hovertext}</b><br><br>country=West Bank and Gaza<br>year=%{x}<br>gdpPercap=%{y}<br>pop=%{z}<br>lifeExp=%{customdata[0]}<extra></extra>", "hovertext": ["Asia", "Asia", "Asia", "Asia", "Asia", "Asia", "Asia", "Asia", "Asia", "Asia", "Asia", "Asia"], "legendgroup": "West Bank and Gaza", "line": {"color": "#EF553B", "dash": "solid"}, "marker": {"symbol": "circle"}, "mode": "lines", "name": "West Bank and Gaza", "scene": "scene", "showlegend": true, "type": "scatter3d", "x": [1952, 1957, 1962, 1967, 1972, 1977, 1982, 1987, 1992, 1997, 2002, 2007], "y": [1516.0, 1827.0, 2199.0, 2650.0, 3133.0, 3683.0, 4336.0, 5107.0, 6018.0, 7111.0, 4515.0, 3025.0], "z": [1030585, 1070439, 1133134, 1142636, 1089572, 1261091, 1425876, 1691210, 2104779, 2826046, 3389578, 4018332]}, {"customdata": [[32.55], [33.97], [35.18], [36.98], [39.85], [44.17], [49.11], [52.92], [55.6], [58.02], [60.31], [62.7]], "hovertemplate": "<b>%{hovertext}</b><br><br>country=Yemen, Rep.<br>year=%{x}<br>gdpPercap=%{y}<br>pop=%{z}<br>lifeExp=%{customdata[0]}<extra></extra>", "hovertext": ["Asia", "Asia", "Asia", "Asia", "Asia", "Asia", "Asia", "Asia", "Asia", "Asia", "Asia", "Asia"], "legendgroup": "Yemen, Rep.", "line": {"color": "#00cc96", "dash": "solid"}, "marker": {"symbol": "circle"}, "mode": "lines", "name": "Yemen, Rep.", "scene": "scene", "showlegend": true, "type": "scatter3d", "x": [1952, 1957, 1962, 1967, 1972, 1977, 1982, 1987, 1992, 1997, 2002, 2007], "y": [781.7, 804.8, 825.6, 862.4, 1265.0, 1830.0, 1978.0, 1972.0, 1879.0, 2117.0, 2235.0, 2281.0], "z": [4963829, 5498090, 6120081, 6740785, 7407075, 8403990, 9657618, 11219340, 13367997, 15826497, 18701257, 22211743]}], "layout": {"autosize": true, "legend": {"title": {"text": "country"}, "tracegroupgap": 0}, "margin": {"t": 60}, "scene": {"aspectmode": "auto", "aspectratio": {"x": 1, "y": 1, "z": 1}, "camera": {"center": {"x": 0, "y": 0, "z": 0}, "eye": {"x": 1.109, "y": 1.109, "z": 1.109}, "projection": {"type": "perspective"}, "up": {"x": 0, "y": 0, "z": 1}}, "domain": {"x": [0, 1], "y": [0, 1]}, "xaxis": {"title": {"text": "year"}, "type": "linear"}, "yaxis": {"title": {"text": "gdpPercap"}, "type": "linear"}, "zaxis": {"title": {"text": "pop"}, "type": "linear"}}}}
